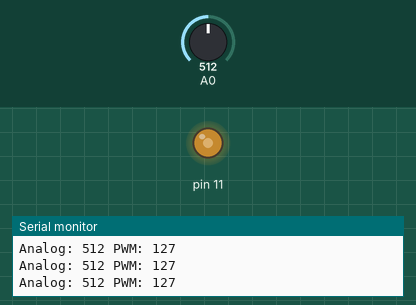
Simulated run of this sketch. Board: Arduino Uno, built with avr-gcc and run on an emulated ATmega328P. On the bench: output pins drawn as LEDs (lit = HIGH), the last lines printed to the serial monitor. Inputs (shaded band) come from the test bench; at power-on: A0 = 512.

Above: at 1.2 s.
1.3 s: A0 set to 419
At 2.4 s:
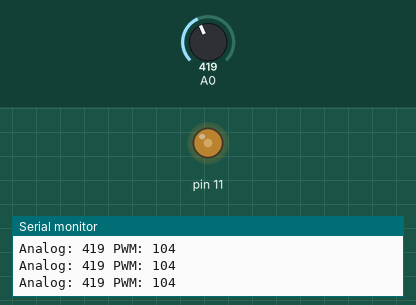
2.8 s: A0 set to 386
At 3.9 s:
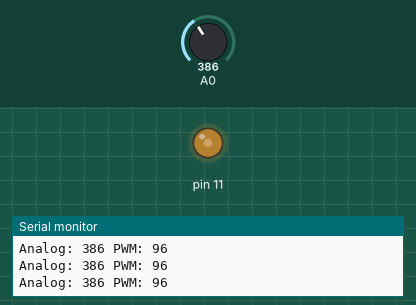
5.8 s: A0 set to 107
At 7.0 s:
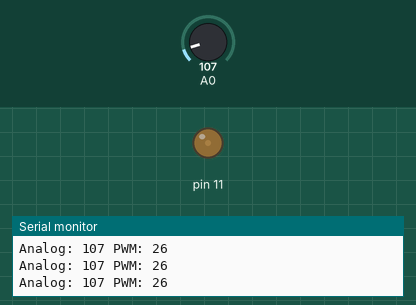
7.3 s: A0 set to 94
At 8.4 s:
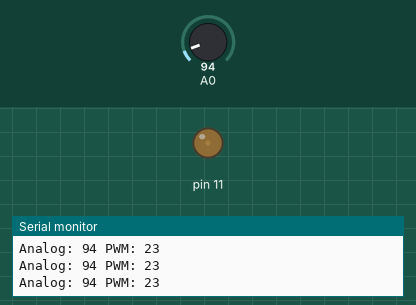
10.3 s: A0 set to 43
At 11.5 s:
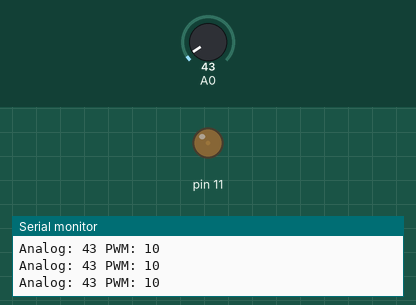
11.8 s: A0 set to 37
At 12.8 s:
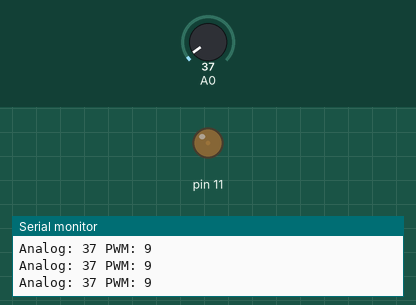
Timing chart, 0 to 14.8 s (numbered marks = the images above; inputs shaded):
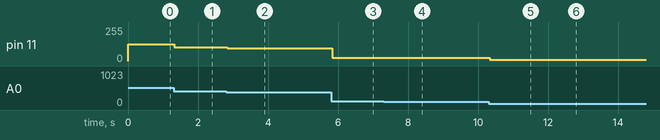

Measured:
- after the input at 1.3 s, pin 11: 127/255 → 104/255 at once
- after the input at 2.8 s, pin 11: 104/255 → 96/255 at once
- after the input at 5.8 s, pin 11: 96/255 → 26/255 at once
- after the input at 7.3 s, pin 11: 26/255 → 23/255 at once
- after the input at 10.3 s, pin 11: 23/255 → 10/255 at once
- after the input at 11.8 s, pin 11: 10/255 → 9/255 at once

The sketch:

5_funkcia_map.ino
```cpp
//uprava jasu LED pomoci potenciometru

 int analog, pwm;

 void setup() {
 Serial.begin(9600);
 }

 void loop() {
 analog = analogRead(A0);
 pwm = map(analog, 0, 1023, 0, 255);
 Serial.print("Analog: ");
 Serial.print(analog);
 Serial.print(" PWM: ");
 Serial.println(pwm);

 analogWrite(11, pwm);
 }
```
